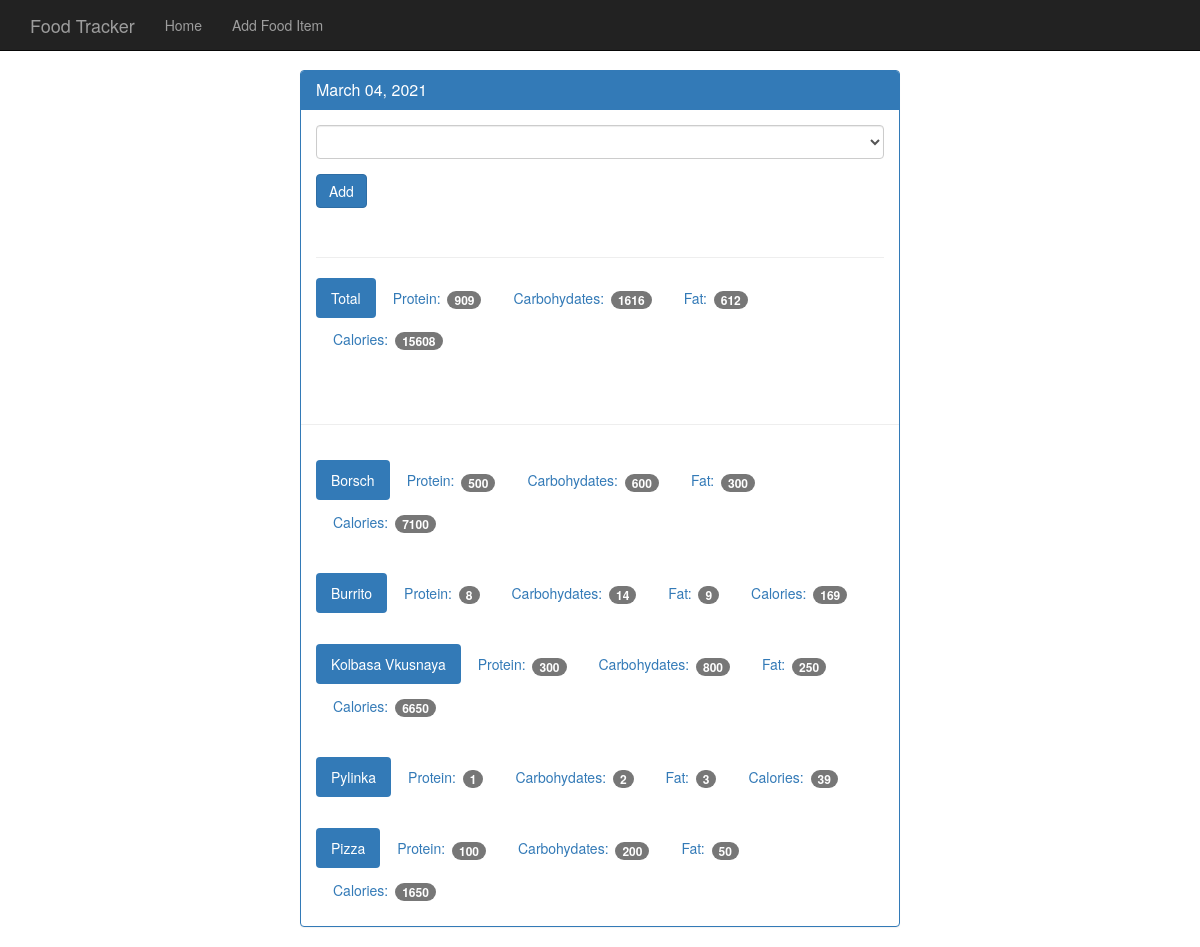
/view/20210304, run on the app's committed database.
### tables this page shows
CREATE TABLE food(
id integer primary key autoincrement,
name text not null,
protein integer not null,
carbohydrates integer not null,
fat integer not null,
calories integer not null
);

### food_tracker_app.py (the view)
@app.route('/view/<date>', methods=['GET', 'POST']) #date is going to be like 20170520
def view(date):
    db = get_db()
    cur = db.execute('select id, entry_date from log_date where entry_date = ?', [date])
    date_result = cur.fetchone()
    if request.method == 'POST':
        db.execute('insert into food_date (food_id, log_date_id) values (?,?)',
                   [request.form['food-select'], date_result['id']])
        db.commit()
    d = datetime.strptime(str(date_result['entry_date']), '%Y%m%d')
    pretty_date = datetime.strftime(d, '%B %d, %Y')
    food_cur = db.execute('select id, name from food order by name asc')
    food_results = food_cur.fetchall()
    log_cur = db.execute("""
    select
    food.name,
    food.protein,
    food.carbohydrates,
    food.fat,
    food.calories
    from
    log_date
    join
    food_date on
    food_date.log_date_id = log_date.id
    join food on
    food.id = food_date.food_id
    where log_date.entry_date = ?""", [date])
    log_results = log_cur.fetchall()
    totals = {}
    totals['protein'] = 0
    totals['carbohydrates'] = 0
    totals['fat'] = 0
    totals['calories'] = 0
    for food in log_results:
        totals['protein'] += food['protein']
        totals['carbohydrates'] += food['carbohydrates']
        totals['fat'] += food['fat']
        totals['calories'] += food['calories']
    return render_template('day.html',
                           entry_date=date_result['entry_date'],
                           pretty_date=pretty_date,
                           ood_results=food_results,
                           log_results=log_results,
                           totals=totals)

### database.py (called while the page is built)
def connect_db():
    sql = sqlite3.connect('/Users/viktorkertanov/Library/Mobile Documents/com~apple~CloudDocs/Личное/!LEARNING PYTHON/flask/food_tracker_app/food_tracker_db/foodtracker.db')
    sql.row_factory = sqlite3.Row
    return sql

def get_db():
    if not hasattr(g,'sqlite3_db'):
        g.sqlite_db = connect_db()
    return g.sqlite_db

### templates/day.html (shortened to what this page needs)
{% extends "base.html"%}
{% block body %}
  <body>
    <nav class="navbar navbar-inverse navbar-fixed-top">
      <div class="container">
        <div class="navbar-header">
          <a class="navbar-brand" href="{{ url_for('food') }}">Food Tracker</a>
        </div>
        <div id="navbar" class="navbar-collapse collapse">
          <ul class="nav navbar-nav">
            <li><a href="{{ url_for('index') }}">Home</a></li>
            <li><a href="{{ url_for('food') }}">Add Food Item</a></li>
          </ul>
        </div>
      </div>
    </nav>
    <div class="container theme-showcase col-sm-6 col-sm-offset-3" role="main">
      <div class="row">
        <div>
          <div class="panel panel-primary">
            <div class="panel-heading">
              <h3 class="panel-title">{{ pretty_date }}</h3>
            </div>
            <div class="panel-body">
              <form method="POST" action="{{ url_for('view', date=entry_date) }}">
                <div class="form-group">
                  <select class="form-control" name="food-select">
                  </select>
                </div>
                <button type="submit" class="btn btn-primary">Add</button>
              </form>
              <div class="page-header"></div>
              <ul class="nav nav-pills" role="tablist">
                <li class="active"><a>Total</a></li>
                <li><a>Protein: <span class="badge">{{ totals.protein }}</span></a></li>
                <li><a>Carbohydates: <span class="badge">{{ totals.carbohydrates }}</span></a></li>
                <li><a>Fat: <span class="badge">{{ totals.fat }}</span></a></li>
                <li><a>Calories: <span class="badge">{{ totals.calories }}</span></a></li>
              </ul>
            </div>
            <div class="page-header"></div>
            {% for food in log_results%}
            <div class="panel-body">
              <ul class="nav nav-pills" role="tablist">
                <li class="active"><a>{{ food.name }}</a></li>
                <li><a>Protein: <span class="badge">{{ food.protein }}</span></a></li>
                <li><a>Carbohydates: <span class="badge">{{ food.carbohydrates }}</span></a></li>
                <li><a>Fat: <span class="badge">{{ food.fat }}</span></a></li>
                <li><a>Calories: <span class="badge">{{ food.calories }}</span></a></li>
              </ul>
            </div>
            {% endfor %}
          </div>
        </div>
      </div>
    </div>
  </body>
{% endblock %}

### static/theme.css (style rules this page uses)
body { padding-top: 70px; padding-bottom: 30px; }

### data on the page
food: name "Borsch", protein "500", carbohydrates "600", fat "300", calories "7100"
food: name "Burrito", protein "8", carbohydrates "14", fat "9", calories "169"
food: name "Kolbasa Vkusnaya", protein "300", carbohydrates "800", fat "250", calories "6650"
food: name "Pylinka", protein "1", carbohydrates "2", fat "3", calories "39"
food: name "Pizza", protein "100", carbohydrates "200", fat "50", calories "1650"

### other printed values
{{ pretty_date }} "March 04, 2021"
{{ totals.protein }} "909"
{{ totals.carbohydrates }} "1616"
{{ totals.fat }} "612"
{{ totals.calories }} "15608"
